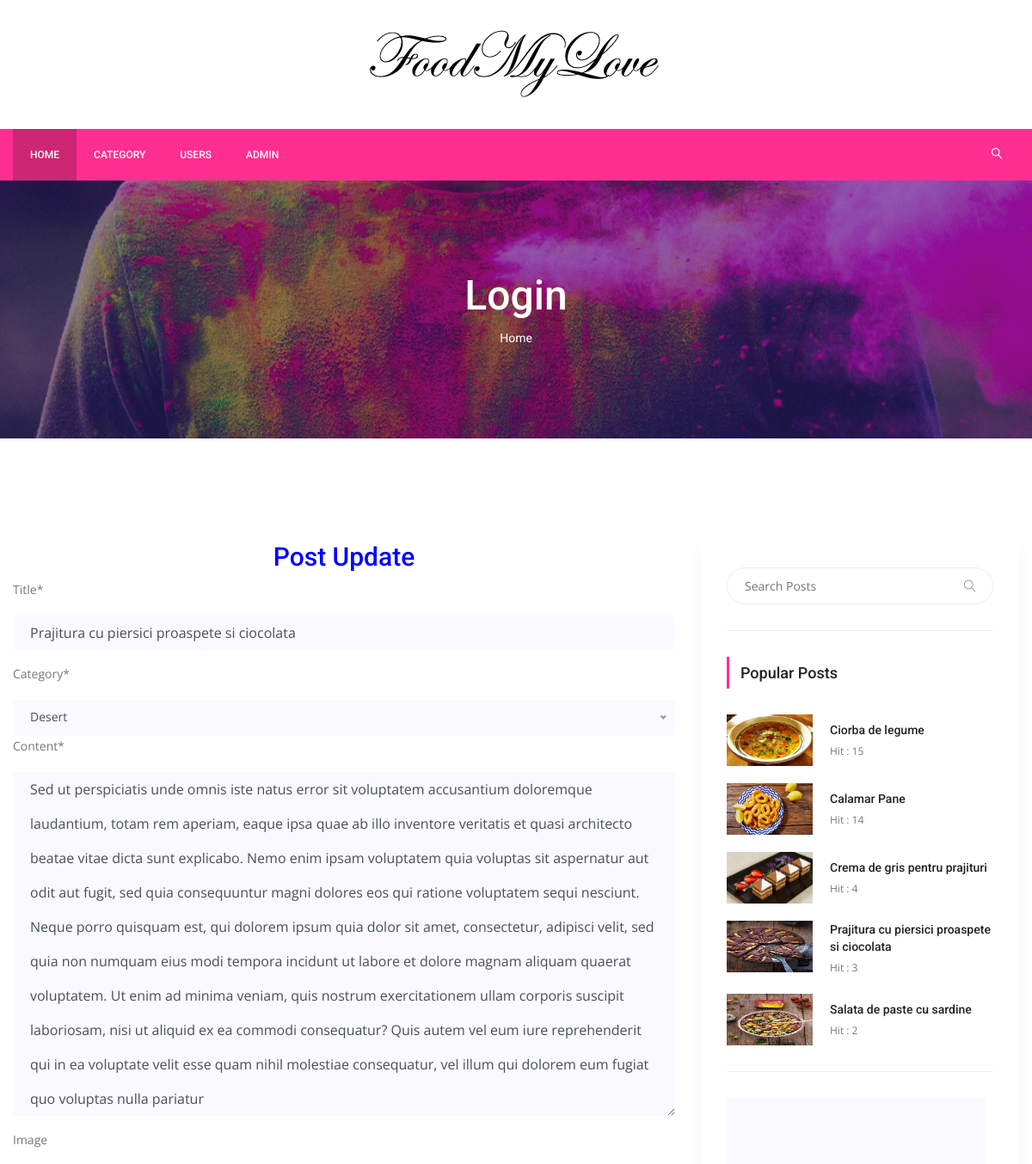
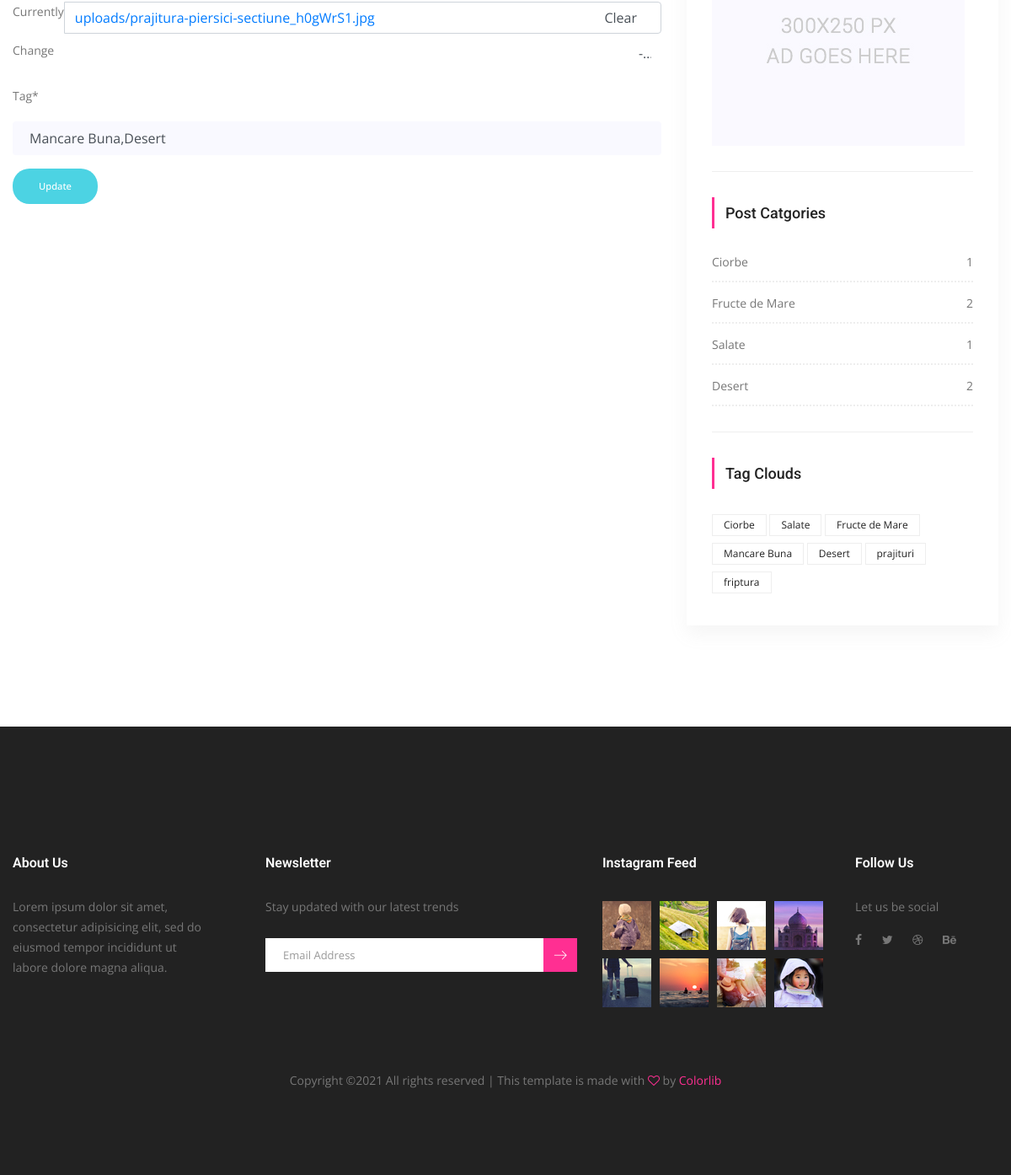
/post-update/3/prajitura-cu-piersici-proaspete-si-ciocolata (signed in), run on the app's committed database (2 pictures, top to bottom).
### posts/models.py (models this page shows, shortened)
class Post(models.Model):
    title = models.CharField(max_length=150)
    content = models.TextField()
    publishing_date = models.DateTimeField(auto_now=True)
    image = models.ImageField(blank=True, null=True, upload_to='uploads/')
    user = models.ForeignKey(settings.AUTH_USER_MODEL,
                             on_delete=models.CASCADE)
    slug = models.SlugField(default='slug', editable=False)
    category = models.ForeignKey(Category,
                                 on_delete=models.CASCADE,
                                 default=1,
                                 related_name='posts')
    tag = models.ManyToManyField(Tag, related_name='posts', blank=True)
    slider_post = models.BooleanField(default=False)
    hit = models.PositiveIntegerField(default=0)
    def post_tag(self):
        return ','.join(str(tag) for tag in self.tag.all())

class Category(models.Model):
    title = models.CharField(max_length=150)
    slug = models.SlugField(editable=False)
    def __str__(self):
        return self.title
    def post_count(self):
        return self.posts.all().count()

class Tag(models.Model):
    title = models.CharField(max_length=50)
    slug = models.SlugField(editable=False)
    def __str__(self):
        return self.title

### posts/views.py (the view, shortened to what this page needs)
@method_decorator(login_required(login_url='users/login'), name='dispatch')
class UpdatePostView(UpdateView):
    model = Post
    template_name = 'posts/post-update.html'
    form_class = PostUpdateForm
    def get(self, request, *args, **kwargs):
        self.object = self.get_object()
        if self.object.user != request.user:
            return HttpResponseRedirect('/')
        return super(UpdatePostView, self).get(request, *args, **kwargs)

### posts/forms.py
class PostUpdateForm(forms.ModelForm):
    def __init__(self, *args, **kwargs):
        super(PostUpdateForm, self).__init__(*args, **kwargs)
        self.helper = FormHelper()
        self.helper.form_method = 'post'
        self.helper.field_class = 'mt-10'
        self.helper.layout = Layout(
            Field('title', css_class='single-input', placeholder='Title'),
            Field('category', css_class='single-input'),
            Field('content',
                  css_class='single-input',
                  placeholder='Your Content'),
            Field(
                'image',
                css_class='single-input',
            ),
            Field('tag',
                  css_class='single-input',
                  placeholder='Tags',
                  value=self.instance.post_tag()),
        )
        self.helper.add_input(
            Submit('submit', 'Update', css_class='genric-btn success circle'))
    tag = forms.CharField()
    class Meta:
        model = Post
        fields = [
            'title',
            'category',
            'content',
            'image',
        ]

### posts/templatetags/custom_tags.py (called while the page is built)
@register.simple_tag(name='categories')
def all_categories():
    return Category.objects.all()

@register.simple_tag(name='tags')
def all_tags():
    return Tag.objects.all()

@register.simple_tag(name='hit_posts')
def hit_posts():
    return Post.objects.order_by('-hit')[:5]

### templates/posts/post-update.html
{% extends 'base.html' %}
{% load static %}
{% load crispy_forms_tags %}
{% block content %}
        <section class="banner_area">
            <div class="banner_inner d-flex align-items-center">
            	<div class="overlay bg-parallax" data-stellar-ratio="0.9" data-stellar-vertical-offset="0" data-background=""></div>
				<div class="container">
					<div class="banner_content text-center">
						<h2>Login</h2>
						<div class="page_link">
							<a href="{% url 'index' %}">Home</a>
						</div>
					</div>
				</div>
            </div>
        </section>
        <section class="blog_area p_120">
            <div class="container">
                <div class="row">
                    <div class="col-lg-8">
                        <h2 style="text-align: center; color: blue;">Post Update</h2>
                        <div class="blog_left_sidebar">
                            {% crispy form %}
                        </div>
                    </div>
                    {% include 'right_side.html' %}
                </div>
            </div>
        </section>
        {% endblock %}

### templates/base.html (shortened to what this page needs)
{% load static %}
{% load custom_tags %}
<!doctype html>
<html lang="en">
    <head>
        <link rel="stylesheet" href="{% static "css/bootstrap.css" %}">
        <link rel="stylesheet" href="{% static "vendors/linericon/style.css" %}">
        <link rel="stylesheet" href="{% static "css/font-awesome.min.css" %}">
        <link rel="stylesheet" href="{% static "vendors/owl-carousel/owl.carousel.min.css" %}">
        <link rel="stylesheet" href="{% static "vendors/lightbox/simpleLightbox.css" %}">
        <link rel="stylesheet" href="{% static "vendors/nice-select/css/nice-select.css" %}">
        <link rel="stylesheet" href="{% static "vendors/animate-css/animate.css" %}">
        <link rel="stylesheet" href="{% static "vendors/jquery-ui/jquery-ui.css" %}">
        <link rel="stylesheet" href="{% static "css/style.css" %}">
        <link rel="stylesheet" href="{% static "css/responsive.css" %}">
    </head>
    <body>
        <header class="header_area">
            <div class="logo_part">
            	<div class="container">
            		<a class="logo" href="{% url 'index' %}"><img src="{% static "img/logo.png" %}" alt=""></a>
            	</div>
            </div>
			<div class="main_menu">
				<nav class="navbar navbar-expand-lg navbar-light">
					<div class="container">
						<div class="collapse navbar-collapse offset" id="navbarSupportedContent">
							<ul class="nav navbar-nav menu_nav">
								<li class="nav-item active"><a class="nav-link" href="{% url 'index' %}">Home</a></li>
                                <li class="nav-item submenu dropdown">
									<a href="#" class="nav-link dropdown-toggle" data-toggle="dropdown" role="button" aria-haspopup="true" aria-expanded="false">Category</a>
                                    {% categories as categories %}
                               </li>
								<li class="nav-item"><a class="nav-link" href="{% url 'users:user_list' %}">Users</a></li>
                                {% if user.is_authenticated %}
								<li class="nav-item submenu dropdown">
									<a href="#" class="nav-link dropdown-toggle" data-toggle="dropdown" role="button" aria-haspopup="true" aria-expanded="false">{{ user.username }}</a>
								</li>
                                {% else %}
								<li class="nav-item"><a class="nav-link" href="{% url 'users:register' %}">Register</a></li>
								<li class="nav-item"><a class="nav-link" href="{% url 'users:login' %}">Login</a></li>
                                {% endif %}
							</ul>
							<ul class="nav navbar-nav navbar-right ml-auto">
								<li class="nav-item"><a href="#" class="search"><i class="lnr lnr-magnifier"></i></a></li>
							</ul>
						</div>
					</div>
				</nav>
			</div>
        </header>
        {% block content %}
        {% endblock %}
        <footer class="footer-area">
            <div class="container">
                <div class="row">
                    <div class="col-lg-3  col-md-6 col-sm-6">
                        <div class="single-footer-widget">
                            <h6 class="footer_title">About Us</h6>
                            <p>Lorem ipsum dolor sit amet, consectetur adipisicing elit, sed do eiusmod tempor incididunt ut labore dolore magna aliqua.</p>
                        </div>
                    </div>
                    <div class="col-lg-4 col-md-6 col-sm-6">
                        <div class="single-footer-widget">
                            <h6 class="footer_title">Newsletter</h6>
                            <p>Stay updated with our latest trends</p>
                            <div id="mc_embed_signup">
                                <form target="_blank" action="https://spondonit.us12.list-manage.com/subscribe/post?u=1462626880ade1ac87bd9c93a&amp;id=92a4423d01" method="get" class="subscribe_form relative">
                                    <div class="input-group d-flex flex-row">
                                        <input name="EMAIL" placeholder="Email Address" onfocus="this.placeholder = ''" onblur="this.placeholder = 'Email Address '" required="" type="email">
                                        <button class="btn sub-btn"><span class="lnr lnr-arrow-right"></span></button>
                                    </div>
                                </form>
                            </div>
                        </div>
                    </div>
                    <div class="col-lg-3 col-md-6 col-sm-6">
                        <div class="single-footer-widget instafeed">
                            <h6 class="footer_title">Instagram Feed</h6>
                            <ul class="list instafeed d-flex flex-wrap">
                                <li><img src="{% static "img/instagram/Image-01.jpg" %}" alt=""></li>
                                <li><img src="{% static "img/instagram/Image-02.jpg" %}" alt=""></li>
                                <li><img src="{% static "img/instagram/Image-03.jpg" %}" alt=""></li>
                                <li><img src="{% static "img/instagram/Image-04.jpg" %}" alt=""></li>
                                <li><img src="{% static "img/instagram/Image-05.jpg" %}" alt=""></li>
                                <li><img src="{% static "img/instagram/Image-06.jpg" %}" alt=""></li>
                                <li><img src="{% static "img/instagram/Image-07.jpg" %}" alt=""></li>
                                <li><img src="{% static "img/instagram/Image-08.jpg" %}" alt=""></li>
                            </ul>
                        </div>
                    </div>
                    <div class="col-lg-2 col-md-6 col-sm-6">
                        <div class="single-footer-widget f_social_wd">
                            <h6 class="footer_title">Follow Us</h6>
                            <p>Let us be social</p>
                            <div class="f_social">
                            	<a href="#"><i class="fa fa-facebook"></i></a>
								<a href="#"><i class="fa fa-twitter"></i></a>
								<a href="#"><i class="fa fa-dribbble"></i></a>
								<a href="#"><i class="fa fa-behance"></i></a>
                            </div>
                        </div>
                    </div>
                </div>
                <div class="row footer-bottom d-flex justify-content-between align-items-center">
                    <p class="col-lg-12 footer-text text-center">
Copyright &copy;<script>document.write(new Date().getFullYear());</script> All rights reserved | This template is made with <i class="fa fa-heart-o" aria-hidden="true"></i> by <a href="https://colorlib.com" target="_blank">Colorlib</a>
</p>
                </div>
            </div>
        </footer>
    </body>
</html>

### templates/right_side.html
{% load static %}
{% load custom_tags %}
 <div class="col-lg-4">
    <div class="blog_right_sidebar">
        <aside class="single_sidebar_widget search_widget">
            <form action="{% url 'search' %}" method="GET">
                <div class="input-group">
                    <input type="text" class="form-control" placeholder="Search Posts" name='q'>
                    <span class="input-group-btn">
                        <button class="btn btn-default" type="button"><i class="lnr lnr-magnifier"></i></button>
                    </span>
                </div>
            </form>
            <div class="br"></div>
        </aside>
        <aside class="single_sidebar_widget popular_post_widget">
            <h3 class="widget_title">Popular Posts</h3>
            {% hit_posts as posts %}
            {% for post in posts %}
            <div class="media post_item">
                <img src="{{ post.image.url }}" alt="post" style="width: 100px; height: 60px;">
                <div class="media-body">
                    <a href="{% url 'detail' post.pk post.slug %}"><h3>{{ post.title }}</h3></a>
                    <p>Hit : {{ post.hit }}</p>
                </div>
            </div>
            {% endfor %}
            <div class="br"></div>
        </aside>
        <aside class="single_sidebar_widget">
            <a href="#"><img class="img-fluid" src="{% static "img/blog/add.jpg" %}" alt=""></a>
            <div class="br"></div>
        </aside>
        <aside class="single_sidebar_widget post_category_widget">
            <h4 class="widget_title">Post Catgories</h4>
            <ul class="list cat-list">
                {% categories as categories %}
                {% for category in categories %}
                <li>
                    <a href="{% url 'category_detail' pk=category.id slug=category.slug %}" class="d-flex justify-content-between">
                        <p>{{ category.title }}</p>
                        <p>{{ category.post_count }}</p>
                    </a>
                </li>
                {% endfor %}
            </ul>
            <div class="br"></div>
        </aside>
        <aside class="single-sidebar-widget tag_cloud_widget">
            <h4 class="widget_title">Tag Clouds</h4>
            <ul class="list">
                {% tags as labels %}
                {% for label in labels %}
                <li><a href="{% url 'tag_detail' label.slug %}">{{ label }}</a></li>
                {% endfor %}
            </ul>
        </aside>
    </div>
</div>

### static/css/responsive.css (style rules this page uses)
@media (max-width:1619px) { .header_area .navbar .search { margin-left: 40px; } }

### data on the page
Post: title "Prajitura cu piersici proaspete si ciocolata", content "Sed ut perspiciatis unde omnis iste natus error sit voluptatem accusantium doloremque laudantium, totam rem aperiam, eaque ipsa quae ab illo inventore veritatis et quasi architecto beatae vitae dicta sunt explicabo. Nemo enim ipsam voluptatem quia voluptas sit aspernatur aut odit aut fugit, sed quia consequuntur magni dolores eos qui ratione voluptatem sequi nesciunt. Neque porro quisquam est, qui dolorem ipsum quia dolor sit amet, consectetur, adipisci velit, sed quia non numquam eius modi tempora incidunt ut labore et dolore magnam aliquam quaerat voluptatem. Ut enim ad minima veniam, quis nostrum exercitationem ullam corporis suscipit laboriosam, nisi ut aliquid ex ea commodi…", image (picture), hit "3"
Post: image (picture), title "Ciorba de legume", hit "15"
Post: image (picture), title "Calamar Pane", hit "14"
Post: image (picture), title "Crema de gris pentru prajituri", hit "4"
Post: image (picture), title "Salata de paste cu sardine", hit "2"
Category: title "Ciorbe", post_count "1"
Category: title "Fructe de Mare", post_count "2"
Category: title "Salate", post_count "1"
Category: title "Desert", post_count "2"
Tag: title "Ciorbe"
Tag: title "Salate"
Tag: title "Fructe de Mare"
Tag: title "Mancare Buna"
Tag: title "Desert"
Tag: title "prajituri"
Tag: title "friptura"

### other printed values
{{ user.username }} "ADMIN"
